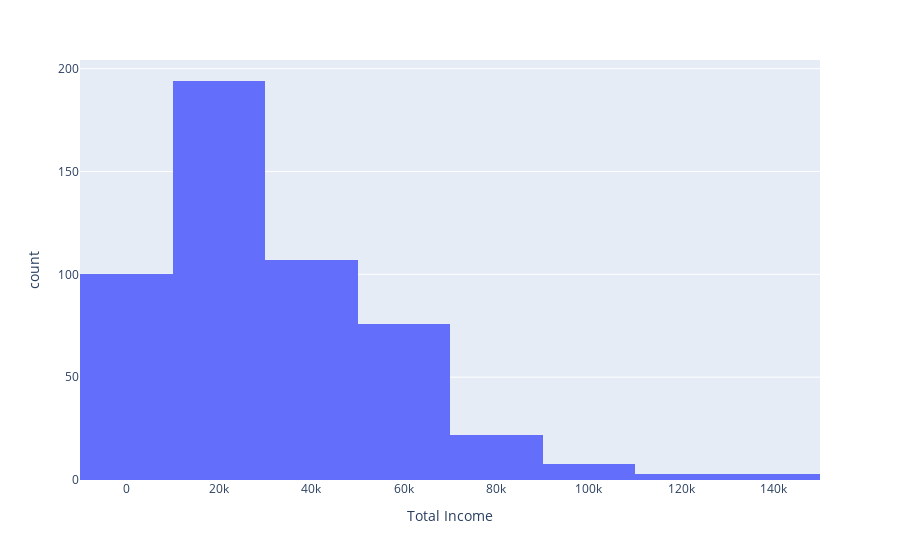

The notebook cell this image was saved under:
### Code cell
fig = px.histogram(finaldata, x="Total Income", nbins=10)
fig.show()

### Figure 1 — Plotly figure (JSON) as saved in the notebook; plotly's stock layout.template omitted (floating-point values rounded to 4 significant figures; data arrays with more than 128 entries replaced by an {"elided": "..."} marker saying what was removed)
{"data": [{"alignmentgroup": "True", "bingroup": "x", "hovertemplate": "Total Income=%{x}<br>count=%{y}<extra></extra>", "legendgroup": "", "marker": {"color": "#636efa"}, "name": "", "nbinsx": 10, "offsetgroup": "", "orientation": "v", "showlegend": false, "type": "histogram", "x": {"elided": "513 float values"}, "xaxis": "x", "yaxis": "y"}], "layout": {"barmode": "relative", "legend": {"tracegroupgap": 0}, "margin": {"t": 60}, "xaxis": {"anchor": "y", "domain": [0, 1], "title": {"text": "Total Income"}}, "yaxis": {"anchor": "x", "domain": [0, 1], "title": {"text": "count"}}}}
